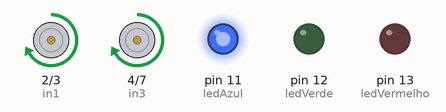
Recording of a sketch running on a simulated Arduino Uno, built with avr-gcc and run on an emulated ATmega328P. Shown: motor-driver pin pairs drawn as motors (green arrow = first pin HIGH = forward, orange = second pin HIGH = backward, longer = more drive, scaled by the enable pin), output pins drawn as LEDs (lit = HIGH).

Above: at 1.0 s.
At 4.5 s:
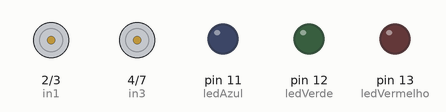
At 19.2 s:
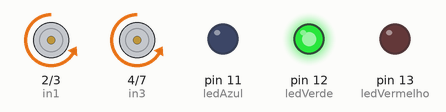
Timing chart, 0 to 21.1 s (numbered marks = the images above):
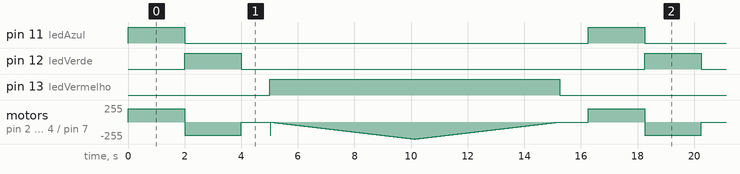

Measured:
- by itself, pin 11 (ledAzul), pin 12 (ledVerde): alternates HIGH for 2.0 s and LOW for 14.2 s
- by itself, pin 13 (ledVermelho): alternates HIGH for 10.2 s and LOW for 6.0 s

The sketch:

motor_veloz.ino
```cpp
// connect motor controller pins to Arduino digital pins
// motor one
int enA = 5;
int in1 = 2;
int in2 = 3;
// motor two
int enB = 6;
int in3 = 4;
int in4 = 7;

const int ledAzul =  11;      // the number of the LED pin
const int ledVerde =  12;      // the number of the LED pin
const int ledVermelho =  13;      // the number of the LED pin


void setup()
{
  // initialize the LED pin as an output:
  pinMode(ledAzul, OUTPUT);
  pinMode(ledVerde, OUTPUT);
  pinMode(ledVermelho, OUTPUT);

  // set all the motor control pins to outputs
  pinMode(enA, OUTPUT);
  pinMode(enB, OUTPUT);
  pinMode(in1, OUTPUT);
  pinMode(in2, OUTPUT);
  pinMode(in3, OUTPUT);
  pinMode(in4, OUTPUT);
}
void demoOne()
{
  // this function will run the motors in both directions at a fixed speed
  // turn on motor A
  digitalWrite(in1, HIGH);
  digitalWrite(in2, LOW);
  // set speed to 200 out of possible range 0~255
  analogWrite(enA, 200);
  // turn on motor B
  digitalWrite(in3, HIGH);
  digitalWrite(in4, LOW);
  // set speed to 200 out of possible range 0~255
  analogWrite(enB, 200);
  digitalWrite(ledAzul, HIGH);
  delay(2000);
  digitalWrite(ledAzul, LOW);
  // now change motor directions
  digitalWrite(in1, LOW);
  digitalWrite(in2, HIGH);
  digitalWrite(in3, LOW);
  digitalWrite(in4, HIGH);
  digitalWrite(ledVerde, HIGH);
  delay(2000);
  digitalWrite(ledVerde, LOW);
  // now turn off motors
  digitalWrite(in1, LOW);
  digitalWrite(in2, LOW);
  digitalWrite(in3, LOW);
  digitalWrite(in4, LOW);
}
void demoTwo()
{
  // this function will run the motors across the range of possible speeds
  // note that maximum speed is determined by the motor itself and the operating voltage
  // the PWM values sent by analogWrite() are fractions of the maximum speed possible
  // by your hardware
  // turn on motors
  digitalWrite(ledVermelho, HIGH);
  digitalWrite(in1, LOW);
  digitalWrite(in2, HIGH);
  digitalWrite(in3, LOW);
  digitalWrite(in4, HIGH);
  // accelerate from zero to maximum speed
  for (int i = 0; i < 256; i++)
  {
    analogWrite(enA, i);
    analogWrite(enB, i);
    delay(20);
  }
  // decelerate from maximum speed to zero
  for (int i = 255; i >= 0; --i)
  {
    analogWrite(enA, i);
    analogWrite(enB, i);
    delay(20);
  }
  // now turn off motors
  digitalWrite(in1, LOW);
  digitalWrite(in2, LOW);
  digitalWrite(in3, LOW);
  digitalWrite(in4, LOW);
  digitalWrite(ledVermelho, LOW);
}
void loop()
{
  demoOne();
  delay(1000);
  demoTwo();
  delay(1000);
}
```
